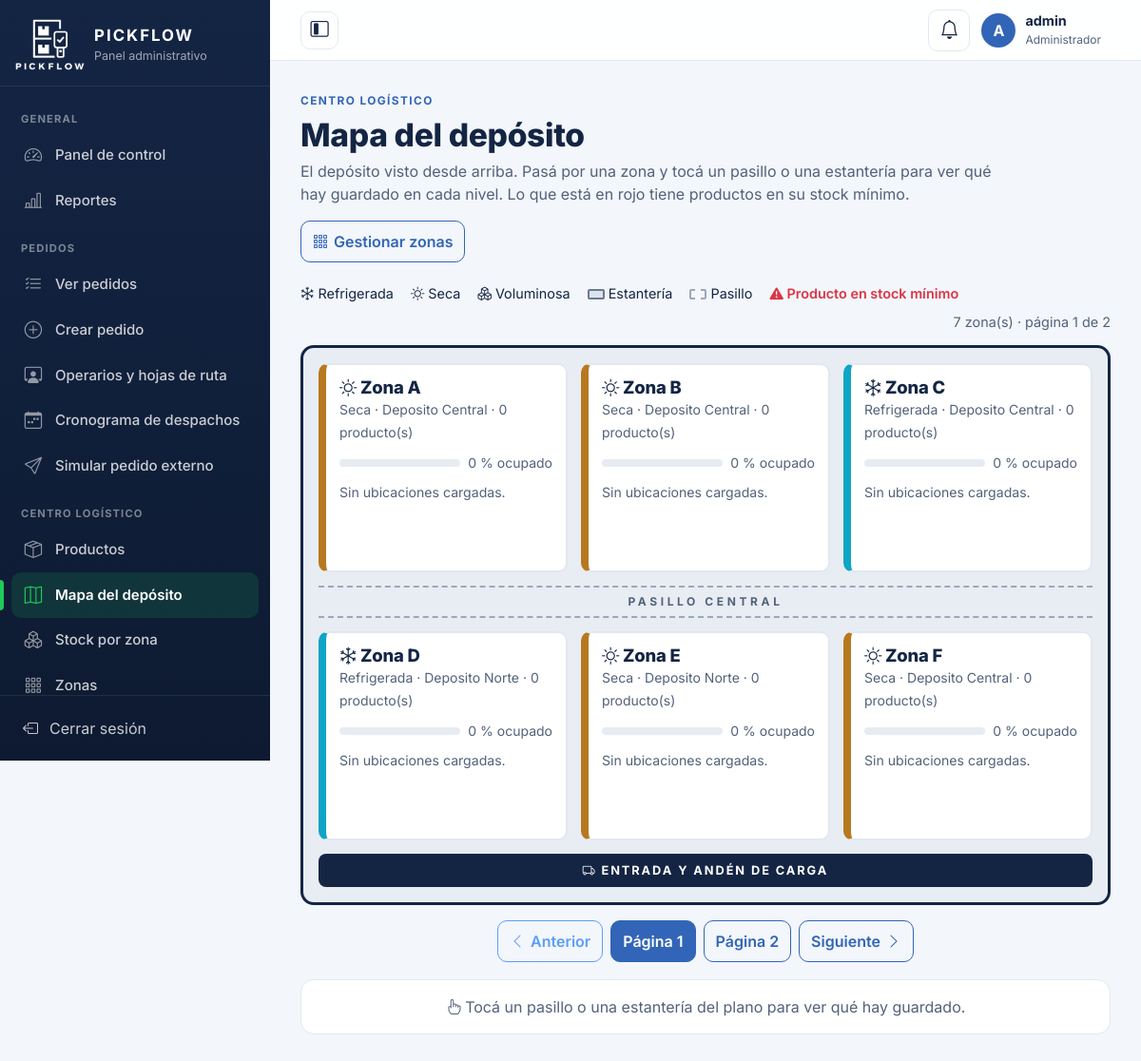
Screenshot of /index.php?c=logistica&a=mapa (signed in) with the database file from the repository.
### tables this page shows
CREATE TABLE Zona (
    id_zona INT AUTO_INCREMENT PRIMARY KEY,
    nombre VARCHAR(100) NOT NULL UNIQUE,        
    tipo VARCHAR(30) NOT NULL,                  
    capacidad_total INT NOT NULL DEFAULT 0,
    estado VARCHAR(20) NOT NULL,
    id_deposito INT NOT NULL,
    FOREIGN KEY (id_deposito) REFERENCES Deposito(id_deposito)
);

CREATE TABLE Deposito (
    id_deposito INT AUTO_INCREMENT PRIMARY KEY,
    nombre VARCHAR(100) NOT NULL,
    direccion VARCHAR(150) NOT NULL,
    localidad VARCHAR(100) NOT NULL
);

### controller/Controlador.php (called while the page is built, shortened)
<?php
abstract class Controlador
{
    protected function vista($vista, array $datos = [])
    {
        $datos['csrf'] = $this->tokenCsrf();
        $datos['sesion'] = ['usuario' => (string)($_SESSION['usuario'] ?? ''), 'rol' => $this->rol(), 'foto' => $this->fotoUsuario()];
        extract($datos);
        require RAIZ . '/view/' . $vista . '.php';
    }
    protected function rol()
    {
        return $_SESSION['rol'] ?? '';
    }
    protected function fotoUsuario()
    {
        if ($this->rol() !== 'operario') {
            return null;
        }
        return fotoPerfil($_SESSION['foto']);
    }
    protected function tokenCsrf()
    {
        return $_SESSION['csrf'];
    }
}

### controller/LogisticaController.php (called while the page is built, shortened)
<?php
class LogisticaController extends Controlador
{
    public function mapa()
    {
        $zonas = [];
        foreach ((new Zona())->conTotales() as $z) {
            $z['pasillos'] = [];
            $zonas[(int)$z['id_zona']] = $z;
        }
        usort($zonas, fn($a, $b) => strnatcasecmp($a['nombre'], $b['nombre']));
        $totalPaginas = max(1, (int)ceil(count($zonas) / self::ZONAS_POR_PAGINA));
        $pagina = min(max(1, (int)($_GET['pagina'] ?? 1)), $totalPaginas);
        $this->vista('admin/mapa', [
            'zonas' => array_slice($zonas, ($pagina - 1) * self::ZONAS_POR_PAGINA, self::ZONAS_POR_PAGINA),
            'pagina' => $pagina,
            'totalPaginas' => $totalPaginas,
            'totalZonas' => count($zonas),
            'zonasPorPagina' => self::ZONAS_POR_PAGINA,
            'iconosZona' => ['refrigerada' => 'bi-snow', 'seca' => 'bi-sun', 'voluminosa' => 'bi-boxes'],
        ]);
    }
}

### index.php (called while the page is built, shortened)
<?php
require RAIZ . '/model/Conexion.php';
require RAIZ . '/model/Modelo.php';
require RAIZ . '/view/ayudas.php';
require RAIZ . '/controller/Controlador.php';
spl_autoload_register(function ($clase) {
    foreach (['controller', 'model'] as $carpeta) {
        $archivo = RAIZ . '/' . $carpeta . '/' . $clase . '.php';
        if (is_file($archivo)) {
            return;
        }
    }
});
$accion = $_GET['a'] ?? 'index';
$controlador = new $rutas[$nombre]();
$controlador->$accion();

### view/ayudas.php (called while the page is built, shortened)
<?php
function e($texto)
{
    return htmlspecialchars((string)$texto, ENT_QUOTES, 'UTF-8');
}
function url($controlador = 'inicio', $accion = 'index', array $parametros = [])
{
    $ruta = ['c' => $controlador];
    if ($accion !== 'index') {
        $ruta['a'] = $accion;
    }
    return 'index.php?' . http_build_query($ruta + $parametros, '', '&', PHP_QUERY_RFC3986);
}

### model/Conexion.php (called while the page is built, shortened)
<?php
class Conexion
{
    private static $conexion = null;
    public static function obtener()
    {
        if (self::$conexion === null) {
            try {
                $conexion = new mysqli(self::SERVIDOR, self::USUARIO, self::PASSWORD, self::BASE_DATOS, self::PUERTO);
            } catch (mysqli_sql_exception $ex) {
                error_log('PICKFLOW: error de conexión MySQL: ' . $ex->getMessage());
                http_response_code(503);
                exit('No se pudo conectar con la base de datos. Verificá que MySQL esté iniciado.');
            }
            $conexion->set_charset('utf8mb4');
            $conexion->query("SET time_zone = '-03:00'");
            self::$conexion = $conexion;
        }
        return self::$conexion;
    }
}

### model/Modelo.php (called while the page is built, shortened)
<?php
abstract class Modelo
{
    protected $db;
    public function __construct()
    {
        $this->db = Conexion::obtener();
    }
    protected function preparar($sql, $tipos = '', array $parametros = [])
    {
        $stmt = $this->db->prepare($sql);
        $stmt->execute();
        return $stmt;
    }
    protected function filas($sql, $tipos = '', array $parametros = [])
    {
        $stmt = $this->preparar($sql, $tipos, $parametros);
        $resultado = $stmt->get_result();
        $filas = $resultado ? $resultado->fetch_all(MYSQLI_ASSOC) : [];
        return $filas;
    }
}

### model/Zona.php (called while the page is built, shortened)
<?php
class Zona extends Modelo
{
    public function conTotales()
    {
        return $this->filas("SELECT z.id_zona, z.nombre, z.tipo, z.capacidad_total, z.estado, d.nombre AS deposito,
                                    COUNT(p.id_producto) AS productos,
                                    COALESCE(SUM(p.stock_actual), 0) AS stock_total,
                                    COALESCE(SUM(p.stock_actual <= p.stock_minimo), 0) AS alertas
                             FROM Zona z
                             INNER JOIN Deposito d ON d.id_deposito = z.id_deposito
                             LEFT JOIN Ubicacion u ON u.id_zona = z.id_zona
                             LEFT JOIN Producto p ON p.id_ubicacion = u.id_ubicacion
                             GROUP BY z.id_zona, z.nombre, z.tipo, z.capacidad_total, z.estado, d.nombre
                             ORDER BY d.nombre, z.nombre");
    }
}

### view/admin/mapa.php (the view, shortened to what this page needs)
<?php
$pasilloInicial = '';
require RAIZ . '/view/layout/cabecera.php';
?>
<section class="encabezado encabezado-con-acciones">
    <div>
        <span class="encabezado-etiqueta">CENTRO LOGÍSTICO</span>
        <h1>Mapa del depósito</h1>
        <p>El depósito visto desde arriba. Pasá por una zona y tocá un pasillo o una estantería para ver qué hay guardado en cada nivel. Lo que está en rojo tiene productos en su stock mínimo.</p>
    </div>
    <a href="<?= e(url('logistica', 'index', ['tipo' => 'zonas'])) ?>" class="btn btn-outline-primary"><i class="bi bi-grid-3x3-gap"></i> Gestionar zonas</a>
</section>
<div class="mapa-leyenda" aria-label="Referencias del mapa">
    <span><i class="bi bi-snow" aria-hidden="true"></i> Refrigerada</span>
    <span><i class="bi bi-sun" aria-hidden="true"></i> Seca</span>
    <span><i class="bi bi-boxes" aria-hidden="true"></i> Voluminosa</span>
    <span><span class="leyenda-estante" aria-hidden="true"></span> Estantería</span>
    <span><span class="leyenda-camino" aria-hidden="true"></span> Pasillo</span>
    <span class="leyenda-alerta"><i class="bi bi-exclamation-triangle-fill" aria-hidden="true"></i> Producto en stock mínimo</span>
    <span class="ms-auto text-secondary"><?= $totalZonas ?> zona(s) · página <?= $pagina ?> de <?= $totalPaginas ?></span>
</div>
<div class="mapa-plano" id="planoDeposito" data-inicial="<?= e($pasilloInicial) ?>">
    <?php foreach ($zonas as $i => $z) {
        $tipo = strtolower($z['tipo']);
        $alertas = (int)$z['alertas'];
        $ocupacion = (int)$z['capacidad_total'] > 0 ? min(100, round((int)$z['stock_total'] * 100 / (int)$z['capacidad_total'])) : 0;
    ?>
        <?php if ($i === 3) { ?><div class="mapa-pasillo" aria-hidden="true"><span>PASILLO CENTRAL</span></div><?php } ?>
        <section class="mapa-zona zona-<?= e($tipo) ?> <?= $alertas > 0 ? 'zona-alerta' : '' ?>" aria-label="<?= e($z['nombre'] . ($alertas > 0 ? ', con productos en stock mínimo' : '')) ?>">
            <header class="mapa-zona-cabecera">
                <div>
                    <h2><i class="bi <?= $iconosZona[$tipo] ?? 'bi-grid-3x3-gap' ?>" aria-hidden="true"></i> <?= e($z['nombre']) ?></h2>
                    <small><?= e($z['tipo']) ?> · <?= e($z['deposito']) ?> · <?= (int)$z['productos'] ?> producto(s)</small>
                </div>
            </header>
            <div class="mapa-ocupacion" title="<?= (int)$z['stock_total'] ?> de <?= (int)$z['capacidad_total'] ?> unidades">
                <div class="progress" role="progressbar" aria-label="Ocupación de <?= e($z['nombre']) ?>" aria-valuenow="<?= $ocupacion ?>" aria-valuemin="0" aria-valuemax="100">
                </div>
                <small><?= $ocupacion ?> % ocupado</small>
            </div>
            <?php if (!$z['pasillos']) { ?>
                <p class="mapa-vacia">Sin ubicaciones cargadas.</p>
            <?php } ?>
        </section>
    <?php } ?>
    <div class="mapa-entrada" aria-hidden="true"><i class="bi bi-truck"></i> ENTRADA Y ANDÉN DE CARGA</div>
</div>
<?php if ($totalPaginas > 1) { ?>
    <nav class="mapa-paginas" aria-label="Páginas del mapa">
        <a class="btn btn-outline-primary <?= $pagina <= 1 ? 'disabled' : '' ?>" href="<?= e(url('logistica', 'mapa', ['pagina' => $pagina - 1])) ?>" <?= $pagina <= 1 ? 'aria-disabled="true" tabindex="-1"' : '' ?>><i class="bi bi-chevron-left"></i> Anterior</a>
        <?php for ($n = 1; $n <= $totalPaginas; $n++) { ?>
            <a class="btn <?= $n === $pagina ? 'btn-primary' : 'btn-outline-primary' ?>" href="<?= e(url('logistica', 'mapa', ['pagina' => $n])) ?>" <?= $n === $pagina ? 'aria-current="page"' : '' ?>>Página <?= $n ?></a>
        <?php } ?>
        <a class="btn btn-outline-primary <?= $pagina >= $totalPaginas ? 'disabled' : '' ?>" href="<?= e(url('logistica', 'mapa', ['pagina' => $pagina + 1])) ?>" <?= $pagina >= $totalPaginas ? 'aria-disabled="true" tabindex="-1"' : '' ?>>Siguiente <i class="bi bi-chevron-right"></i></a>
    </nav>
<?php } ?>
<section class="mapa-detalle" id="detalleMapa" aria-live="polite" tabindex="-1">
    <p class="mapa-detalle-vacio"><i class="bi bi-hand-index" aria-hidden="true"></i> Tocá un pasillo o una estantería del plano para ver qué hay guardado.</p>
</section>
<?php require RAIZ . '/view/layout/pie.php'; ?>

### rows the page displays
zona: nombre "Zona A", tipo "Seca", id_deposito.nombre "Deposito Central", productos "0", ocupacion "0"
zona: nombre "Zona B", tipo "Seca", id_deposito.nombre "Deposito Central", productos "0", ocupacion "0"
zona: nombre "Zona C", tipo "Refrigerada", id_deposito.nombre "Deposito Central", productos "0", ocupacion "0"
zona: shows "PASILLO CENTRAL", nombre "Zona D", tipo "Refrigerada", id_deposito.nombre "Deposito Norte", productos "0", ocupacion "0"
zona: nombre "Zona E", tipo "Seca", id_deposito.nombre "Deposito Norte", productos "0", ocupacion "0"
zona: nombre "Zona F", tipo "Seca", id_deposito.nombre "Deposito Central", productos "0", ocupacion "0"

### other values shown
$menuGrupo "GENERAL"
$mTexto "Panel de control"
$mTexto "Reportes"
$menuGrupo "PEDIDOS"
$mTexto "Ver pedidos"
$mTexto "Crear pedido"
$mTexto "Operarios y hojas de ruta"
$mTexto "Cronograma de despachos"
$mTexto "Simular pedido externo"
$menuGrupo "CENTRO LOGÍSTICO"
$mTexto "Productos"
$mTexto "Mapa del depósito"
$mTexto "Stock por zona"
$mTexto "Zonas"
$iniciales "A"
